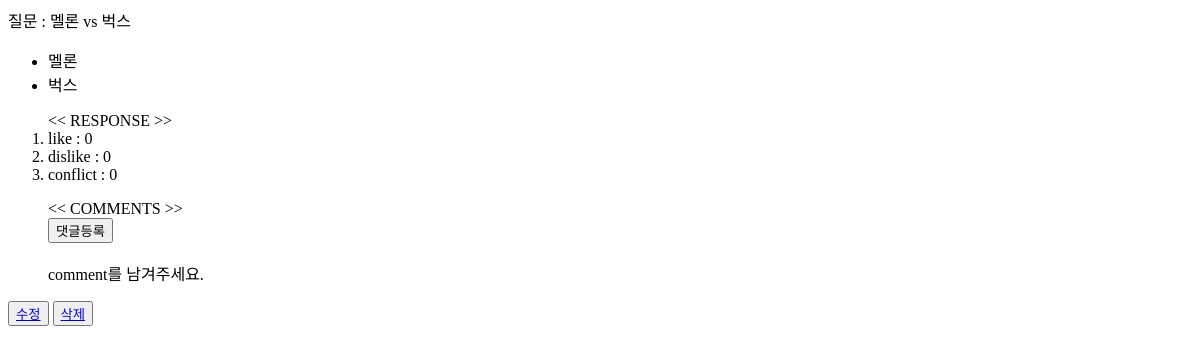
The page /blog/post/2/ on the database as committed earlier.
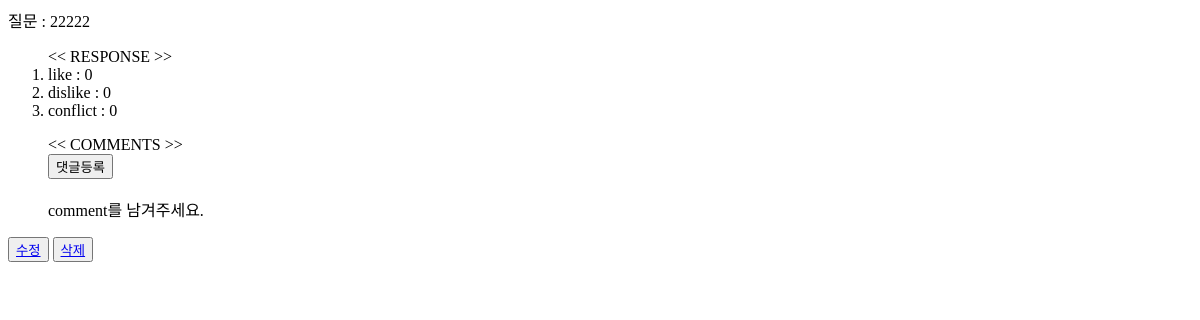
The same page on the database as committed later.
### blog/models.py (models this page shows, shortened)
class Question(models.Model):
    subject = models.CharField(max_length=200)
    vs_or_not = models.BooleanField(default=True)
    side_1 = models.CharField(max_length=200, blank=True, null=True)
    side_2 = models.CharField(max_length=200, blank=True, null=True)
    create_date = models.DateTimeField(auto_now=True)
    like = models.IntegerField(default=0)
    dislike = models.IntegerField(default=0)
    conflict = models.IntegerField(default=0)
    grade= models.IntegerField(default=0)

### blog/views.py (the view)
# urls.py: path('post/<int:question_id>/', views.question_display),
def question_display(request, question_id):
    try :
        question = Question.objects.get(id=question_id)
    except :
        return redirect('/blog/post') # question 없으니까 blog로 돌아가게 함
    comments = question.comment_set.all() # question에 연결된 comment들
    context = {"question":question, "comments":comments}
    return render(request, "question.html", context)

### blog/templates/question.html (shortened to what this page needs)
<!DOCTYPE html>
<html lang="en">
<head>
</head>
<body>
    질문 : {{question.subject}}
    {% if question.vs_or_not %}
    <ul>
        <li>{{question.side_1}}</li>
        <li>{{question.side_2}}</li>
    </ul>
    {% endif %}
    <ol>
        &lt&lt RESPONSE &gt&gt
        <li>like : {{question.like}}</li>
        <li>dislike : {{question.dislike}}</li>
        <li>conflict : {{question.conflict}}</li>
    </ol>
    <ul>
        &lt&lt COMMENTS &gt&gt
        <br>
        <button type="button" onclick="location.href='comment'">댓글등록</button>
        <br>
        {% if not comments %}<br>
        comment를 남겨주세요.
        {% endif %}
    </ul>
    <button type="button" class="btn">
        <a href="/blog/post/{{question.id}}/question-modify">수정</a>
    </button>
    <button type="button" class="btn">
        <a href="/blog/post/{{question.id}}/question-delete">삭제</a>
    </button>
</body>
</html>

Rows that differ between the two databases and show on the page:
changed Question: subject "멜론 vs 벅스" → "22222"; vs_or_not True → False (drawn); side_1 "멜론" → (not shown); side_2 "벅스" → (not shown)
